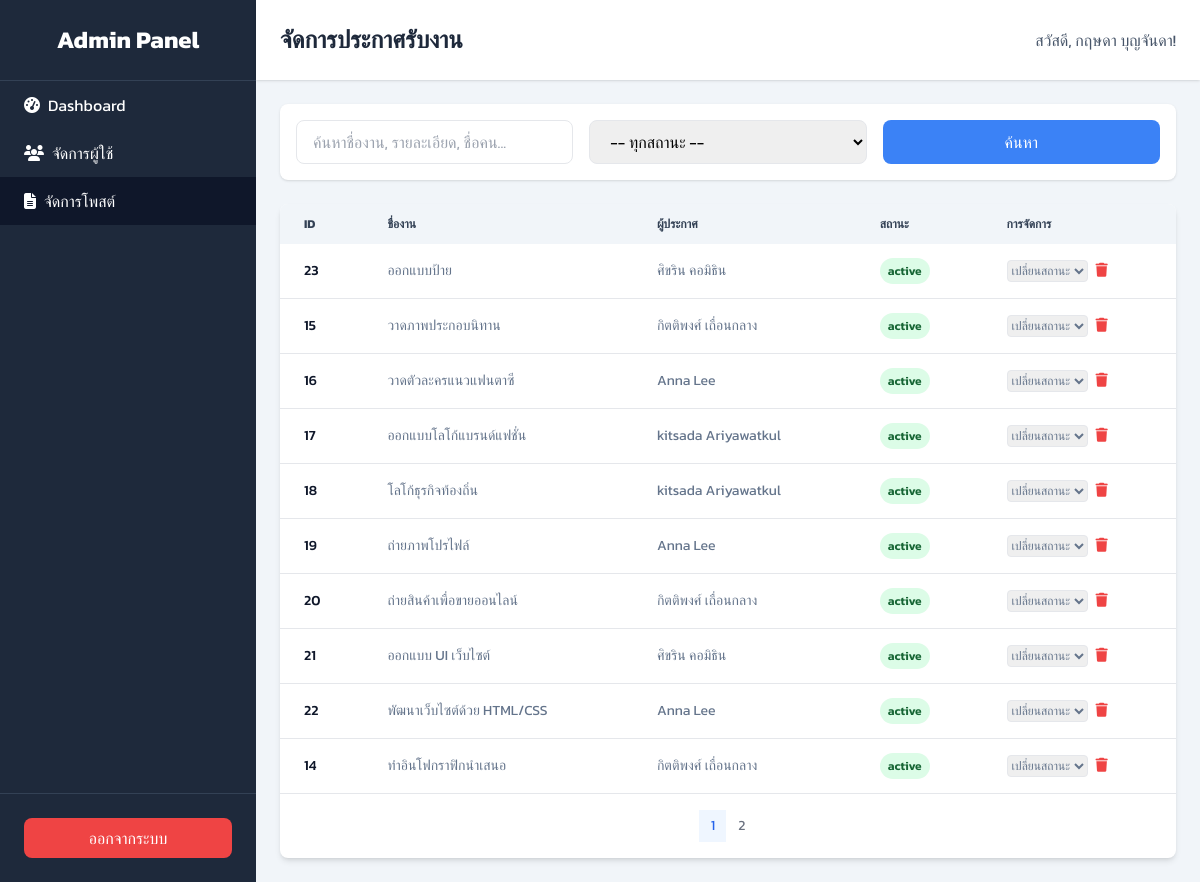
The page /admin/manage_editpost.php (signed in) on the database its author committed.
### tables this page shows
CREATE TABLE `job_postings` (
  `post_id` int(11) NOT NULL,
  `designer_id` int(11) NOT NULL,
  `title` varchar(255) NOT NULL,
  `description` text DEFAULT NULL,
  `category_id` int(11) DEFAULT NULL,
  `price_range` varchar(100) DEFAULT NULL,
  `posted_date` timestamp NOT NULL DEFAULT current_timestamp(),
  `status` enum('active','inactive','completed') DEFAULT 'active',
  `client_id` int(11) NOT NULL,
  `main_image_id` int(11) DEFAULT NULL
);

CREATE TABLE `users` (
  `user_id` int(11) NOT NULL,
  `username` varchar(50) NOT NULL,
  `password` varchar(255) NOT NULL,
  `email` varchar(100) NOT NULL,
  `first_name` varchar(100) NOT NULL,
  `last_name` varchar(100) NOT NULL,
  `phone_number` varchar(20) NOT NULL,
  `user_type` enum('admin','designer','client') NOT NULL,
  `registration_date` timestamp NOT NULL DEFAULT current_timestamp(),
  `is_approved` tinyint(1) DEFAULT 0,
  `last_activity` datetime DEFAULT NULL,
  `is_active` tinyint(1) DEFAULT 1,
  `is_verified` tinyint(1) NOT NULL DEFAULT 0 COMMENT '0=Not Verified, 1=Verified',
  `last_login` timestamp NULL DEFAULT NULL
);

### admin/manage_editpost.php (the view, shortened to what this page needs)
<?php
$servername = "127.0.0.1";
$username = "root";
$password = "";
$dbname = "pixellink";
$condb = new mysqli($servername, $username, $password, $dbname);
$condb->set_charset("utf8mb4");
$admin_name = $_SESSION['full_name'] ?? $_SESSION['username'] ?? 'Admin';
$records_per_page = 10;
$current_page = isset($_GET['page']) ? (int)$_GET['page'] : 1;
$offset = ($current_page - 1) * $records_per_page;
$search_query = $_GET['search'] ?? '';
$filter_status = $_GET['status'] ?? '';
$sql_where = " WHERE 1=1";
$params = [];
$types = '';
$sql_count = "SELECT COUNT(jp.post_id) as total FROM job_postings jp JOIN users u ON jp.designer_id = u.user_id" . $sql_where;
$stmt_count = $condb->prepare($sql_count);
$stmt_count->execute();
$total_records = $stmt_count->get_result()->fetch_assoc()['total'];
$total_pages = ceil($total_records / $records_per_page);
$all_posts = [];
$sql_fetch_all = "SELECT
                    jp.post_id, jp.title, jp.status, jp.posted_date,
                    u.first_name, u.last_name,
                    jc.category_name
                  FROM job_postings AS jp
                  JOIN users AS u ON jp.designer_id = u.user_id
                  LEFT JOIN job_categories AS jc ON jp.category_id = jc.category_id
                  $sql_where
                  ORDER BY jp.posted_date DESC
                  LIMIT ? OFFSET ?";
$types .= 'ii';
$params[] = $records_per_page;
$params[] = $offset;
$stmt_fetch = $condb->prepare($sql_fetch_all);
if ($stmt_fetch) {
    if (!empty($params)) {
        $stmt_fetch->bind_param($types, ...$params);
    }
    $stmt_fetch->execute();
    $result = $stmt_fetch->get_result();
    $all_posts = $result->fetch_all(MYSQLI_ASSOC);
}
function getStatusColorClass($status) {
    switch ($status) {
        case 'active': return 'bg-green-100 text-green-800';
    }
}
?>
<!DOCTYPE html>
<html lang="th">
<head>
    <script src="https://cdn.tailwindcss.com"></script>
    <link rel="stylesheet" href="https://cdnjs.cloudflare.com/ajax/libs/font-awesome/6.1.1/css/all.min.css">
</head>
<body class="min-h-screen flex">
    <aside class="w-64 bg-slate-800 text-white flex flex-col">
        <div class="p-6 text-center text-2xl font-bold border-b border-slate-700">Admin Panel</div>
        <nav class="flex-grow">
            <a href="main.php" class="block py-3 px-6 hover:bg-slate-700"><i class="fas fa-tachometer-alt mr-2"></i>Dashboard</a>
            <a href="manage_users.php" class="block py-3 px-6 hover:bg-slate-700"><i class="fas fa-users mr-2"></i>จัดการผู้ใช้</a>
            <a href="manage_posts.php" class="block py-3 px-6 bg-slate-900"><i class="fas fa-file-alt mr-2"></i>จัดการโพสต์</a>
        </nav>
        <div class="p-6 border-t border-slate-700">
            <a href="../logout.php" class="block text-center bg-red-500 hover:bg-red-600 rounded-lg py-2">ออกจากระบบ</a>
        </div>
    </aside>
    <div class="flex-1 flex flex-col">
        <header class="bg-white shadow p-6 flex justify-between items-center">
            <h1 class="text-2xl font-bold text-slate-800">จัดการประกาศรับงาน</h1>
            <span class="text-slate-600">สวัสดี, <?= htmlspecialchars($admin_name) ?>!</span>
        </header>
        <main class="flex-grow p-6">
            <form method="GET" class="mb-6 p-4 bg-white rounded-lg shadow">
                <div class="grid grid-cols-1 md:grid-cols-3 gap-4">
                    <input type="text" name="search" value="<?= htmlspecialchars($search_query) ?>" placeholder="ค้นหาชื่องาน, รายละเอียด, ชื่อคน..." class="w-full px-4 py-2 border rounded-lg">
                    <select name="status" class="w-full px-4 py-2 border rounded-lg">
                        <option value="">-- ทุกสถานะ --</option>
                    </select>
                    <button type="submit" class="bg-blue-500 text-white px-4 py-2 rounded-lg hover:bg-blue-600">ค้นหา</button>
                </div>
            </form>
            <div class="bg-white shadow-md rounded-lg overflow-hidden">
                <div class="overflow-x-auto">
                    <table class="w-full text-sm text-left text-slate-500">
                        <thead class="text-xs text-slate-700 uppercase bg-slate-100">
                            <tr>
                                <th class="px-6 py-3">ID</th>
                                <th class="px-6 py-3">ชื่องาน</th>
                                <th class="px-6 py-3">ผู้ประกาศ</th>
                                <th class="px-6 py-3">สถานะ</th>
                                <th class="px-6 py-3">การจัดการ</th>
                            </tr>
                        </thead>
                        <tbody>
                            <?php foreach ($all_posts as $post): ?>
                            <tr class="bg-white border-b hover:bg-slate-50">
                                <td class="px-6 py-4 font-medium text-slate-900"><?= $post['post_id'] ?></td>
                                <td class="px-6 py-4"><?= htmlspecialchars($post['title']) ?></td>
                                <td class="px-6 py-4"><?= htmlspecialchars($post['first_name'] . ' ' . $post['last_name']) ?></td>
                                <td class="px-6 py-4">
                                    <span class="px-2 py-1 text-xs font-semibold rounded-full <?= getStatusColorClass($post['status']) ?>">
                                        <?= htmlspecialchars($post['status']) ?>
                                    </span>
                                </td>
                                <td class="px-6 py-4 flex items-center space-x-2">
                                    <form method="POST" class="inline">
                                        <select name="new_status" onchange="this.form.submit()" class="text-xs border rounded">
                                            <option value="" disabled selected>เปลี่ยนสถานะ</option>
                                        </select>
                                    </form>
                                    <form method="POST" class="inline" onsubmit="confirmDelete(event, <?= $post['post_id'] ?>)">
                                        <button type="submit" class="btn text-red-500 hover:text-red-700" title="ลบ"><i class="fas fa-trash"></i></button>
                                    </form>
                                </td>
                            </tr>
                            <?php endforeach; ?>
                        </tbody>
                    </table>
                </div>
                 <div class="p-4">
                    <nav class="flex justify-center">
                        <ul class="flex items-center -space-x-px h-8 text-sm">
                            <?php for ($i = 1; $i <= $total_pages; $i++): ?>
                            <li>
                                <a href="?page=<?= $i ?>&search=<?= urlencode($search_query) ?>&status=<?= urlencode($filter_status) ?>"
                                   class="flex items-center justify-center px-3 h-8 leading-tight <?= $current_page == $i ? 'text-blue-600 bg-blue-50 border-blue-300' : 'text-gray-500 bg-white border-gray-300' ?> hover:bg-gray-100 hover:text-gray-700">
                                    <?= $i ?>
                                </a>
                            </li>
                            <?php endfor; ?>
                        </ul>
                    </nav>
                </div>
            </div>
        </main>
    </div>
</body>
</html>

### admin/manage_editpost.php (style rules this page uses)
body { font-family: 'Kanit', sans-serif; background-color: #f1f5f9; }
.btn { transition: all 0.3s ease; }

### rows shown on the page
job_postings: post_id "23", title "ออกแบบป้าย", designer.last_name "ศิขริน คอมิธิน", status "active"
job_postings: post_id "15", title "วาดภาพประกอบนิทาน", designer.last_name "กิตติพงศ์ เถื่อนกลาง", status "active"
job_postings: post_id "16", title "วาดตัวละครแนวแฟนตาซี", designer.last_name "Anna Lee", status "active"
job_postings: post_id "17", title "ออกแบบโลโก้แบรนด์แฟชั่น", designer.last_name "kitsada Ariyawatkul", status "active"
job_postings: post_id "18", title "โลโก้ธุรกิจท้องถิ่น", designer.last_name "kitsada Ariyawatkul", status "active"
job_postings: post_id "19", title "ถ่ายภาพโปรไฟล์", designer.last_name "Anna Lee", status "active"
job_postings: post_id "20", title "ถ่ายสินค้าเพื่อขายออนไลน์", designer.last_name "กิตติพงศ์ เถื่อนกลาง", status "active"
job_postings: post_id "21", title "ออกแบบ UI เว็บไซต์", designer.last_name "ศิขริน คอมิธิน", status "active"
job_postings: post_id "22", title "พัฒนาเว็บไซต์ด้วย HTML/CSS", designer.last_name "Anna Lee", status "active"
job_postings: post_id "14", title "ทำอินโฟกราฟิกนำเสนอ", designer.last_name "กิตติพงศ์ เถื่อนกลาง", status "active"

### other values the page prints
$admin_name "กฤษดา บุญจันดา"
